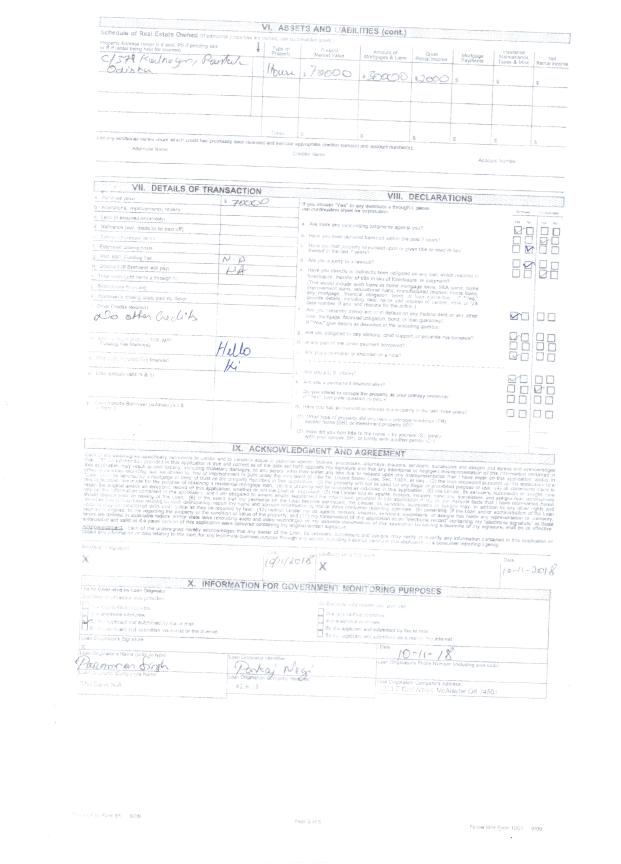
#> input picture Pyimages/Module1/Page3.jpeg, 2481 x 3456 px (shown at 1/4 size)
$ python -i OmrScanner1.py   (imports and definitions only)
#> lines starting #> are read from the running program, lines starting #| are printed output that depends on the picture; after the words box and inside, x2 and y2 are one past the last pixel; in counts of white or black regions, pixels touching at a corner belong together
import argparse
import cv2
import imutils
from imutils.perspective import four_point_transform
from imutils import contours
import numpy as np
# to uncomment when Working in the same file
"""
ap=argparse.ArgumentParser()
ap.add_argument("-i","--image",required=True,help="Path To the Answer Sheet")
args=vars(ap.parse_args())
"""
def crop(path):
#> called with path = '../Page3.jpeg'
    image=cv2.imread(path)
#> image is the input picture: shape (3456, 2481, 3); mean B, G, R 251.9, 251.2, 250.8
    #cv2.imshow("Original Image",image)
    (h,w)=image.shape[:2]
#> h = 3456; w = 2481
    """
    Cy1=int(0.245*h)
    Cy2=int(0.35*h)
    Cx1=int(0.85*w)
    Cx2=int(0.99*w)
    """
    Cy1 = int(0.245 * h)
#> Cy1 = 846
    Cy2 = int(0.30 * h)
#> Cy2 = 1036
    Cx1 = int(0.80 * w)
#> Cx1 = 1984
    Cx2 = int(0.94 * w)
#> Cx2 = 2332


    image2=image[Cy1:Cy2,Cx1:Cx2]
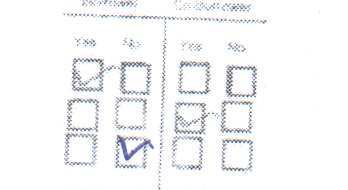
#> image2: shape (190, 348, 3); mean B, G, R 248.2, 246.8, 246.2
    #cv2.imshow("Cropped Image",image2)
    #cv2.waitKey(0)
    r=image2.shape[0]*.75/image2.shape[0]
#> r = 0.75
    dim=(int(image2.shape[1]*r),int(image2.shape[0]*.75))
#> dim = (261, 142)
    image3=cv2.resize(image2,dim,interpolation=cv2.INTER_AREA)
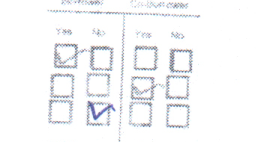
#> image3: shape (142, 261, 3); mean B, G, R 248.2, 246.8, 246.2
    #cv2.imshow("Resized",image3)
    #cv2.waitKey(0)
    return image3


def masking(path):
    x_offset = y_offset = 25
    # l_img[y_offset:y_offset+s_img.shape[0], x_offset:x_offset+s_img.shape[1]] = s_img

    # image = cv2.imread(args["image"])

    image = crop(path)
    canvas = np.zeros((image.shape[0] + 50, image.shape[1] + 50, 3), dtype="uint8")
    # cv2.imshow("Blank image",canvas)
    # cv2.waitKey(0)
    canvas[y_offset:y_offset + image.shape[0], x_offset:x_offset + image.shape[1]] = image;
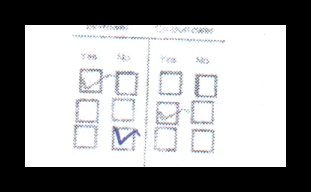
#> canvas: shape (192, 311, 3); mean B, G, R 154, 153.2, 152.8
    # cv2.imshow("Blank image",canvas)
    # cv2.waitKey(0)
    image = canvas
    # cv2.imshow("Original",image)
    gray = cv2.cvtColor(image, cv2.COLOR_BGR2GRAY)
    # cv2.imshow("GreyScale",gray)
    # cv2.waitKey(0)
    blurred = cv2.GaussianBlur(gray, (5, 5), 0)
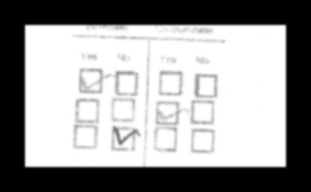
#> blurred: shape (192, 311); min 0, max 255, mean 153.2
    # cv2.imshow("Blurred",blurred)
    # cv2.waitKey(0)
    edged = cv2.Canny(blurred, 75, 200)
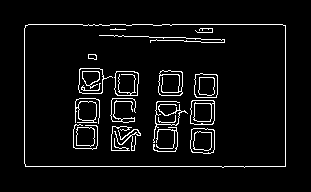
#> edged: shape (192, 311); 5.3% white in thin lines or dots, all inside (x1, y1, x2, y2) = (24, 24, 286, 168)
    #cv2.imshow("Edged", edged)
    #cv2.waitKey(0)

    # ***********************************************************************************************

    # find contours in the edge map, then initialize
    # the contour that corresponds to the document
    cnts = cv2.findContours(edged.copy(), cv2.RETR_EXTERNAL, cv2.CHAIN_APPROX_SIMPLE)
#> cnts = 1 contour; box (x1, y1, x2, y2) and area: (24, 24, 286, 168) 37016
    cnts = imutils.grab_contours(cnts)
    docCnt = None

    print(len(cnts))
#| 1
    # ensure that at least one contour was found
    if len(cnts) > 0:
        # sort the contours according to their size in
        # descending order
        cnts = sorted(cnts, key=cv2.contourArea, reverse=True)

        # loop over the sorted contours
        for c in cnts:
            # approximate the contour
            peri = cv2.arcLength(c, True)
            approx = cv2.approxPolyDP(c, 0.02 * peri, True)

            # if our approximated contour has four points,
            # then we can assume we have found the paper
            if len(approx) == 4:
                docCnt = approx
                break
#> this loop made 1 pass
#> (peri, docCnt) on pass 1: (811.1, [[25, 25], [25, 166], [285, 166], [285, 25]])

    # apply a four point perspective transform to both the
    # original image and grayscale image to obtain a top-down
    # birds eye view of the paper
    paper = four_point_transform(image, docCnt.reshape(4, 2))
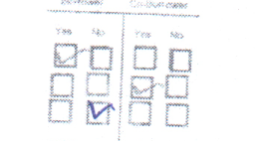
#> paper: shape (141, 260, 3); mean B, G, R 248.2, 246.9, 246.2
    warped = four_point_transform(gray, docCnt.reshape(4, 2))
    # cv2.imshow("Paper",paper)
    # cv2.waitKey(0)
    #cv2.imshow("Wrapped", warped)
    #cv2.waitKey(0)

    # -------------------------------------------------------working file ----------------------
    # apply Otsu's thresholding method to binarize the warped
    # piece of paper
    thresh = cv2.threshold(warped, 0, 255, cv2.THRESH_BINARY_INV | cv2.THRESH_OTSU)[1]
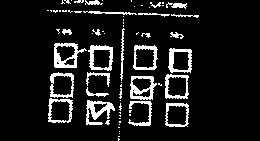
#> thresh: shape (141, 260); 10.7% white; 70 white regions (44 under 20 px), largest, box (x1, y1, x2, y2) and area: (54, 43, 87, 68) 358, (86, 100, 115, 125) 346, (130, 76, 157, 100) 318
    cv2.imshow("Exam Thresold Image", thresh)
    cv2.waitKey(0)

    return thresh

>>> result = masking('../Page3.jpeg')
